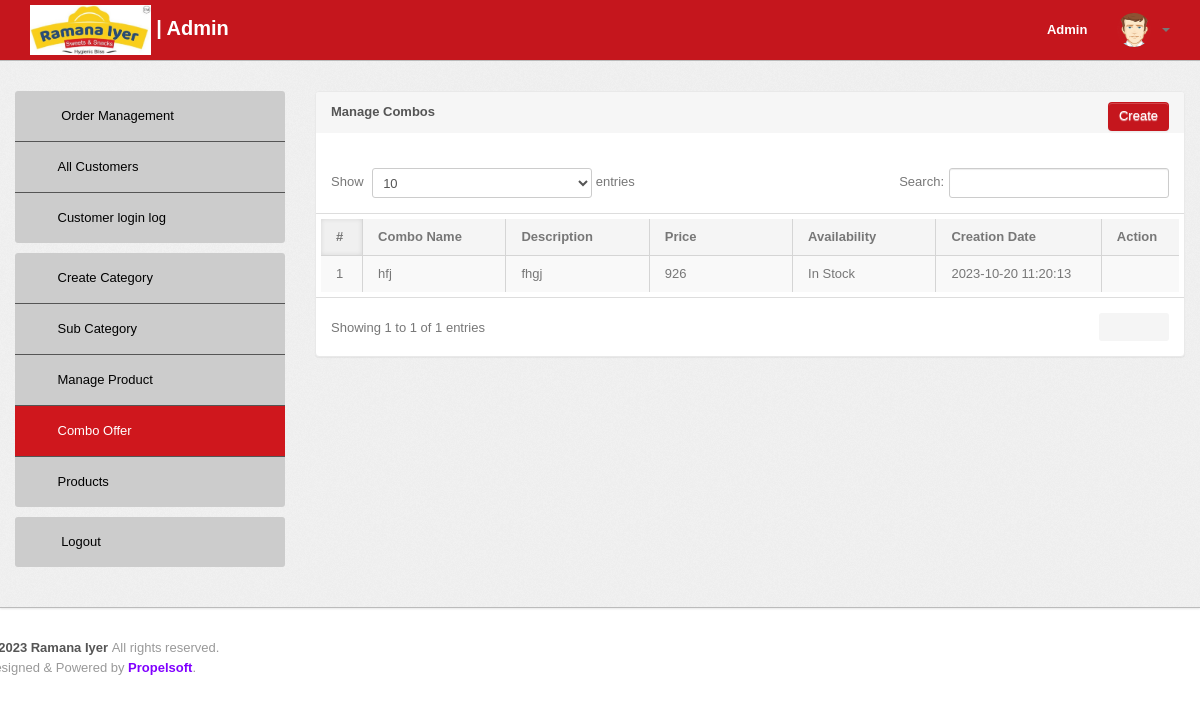
Screenshot of /admin/manage-combos.php (signed in) with the database file from the repository.
### tables this page shows
CREATE TABLE `combo` (
  `id` int(11) NOT NULL,
  `comboName` varchar(255) DEFAULT NULL,
  `comboPrice` int(11) DEFAULT NULL,
  `comboPriceBeforeDiscount` int(11) DEFAULT NULL,
  `comboDescription` longtext DEFAULT NULL,
  `comboImage1` varchar(255) DEFAULT NULL,
  `comboImage2` varchar(255) DEFAULT NULL,
  `comboImage3` varchar(255) DEFAULT NULL,
  `shippingCharge` int(11) DEFAULT NULL,
  `comboAvailability` varchar(255) DEFAULT NULL,
  `postingDate` timestamp NULL DEFAULT current_timestamp(),
  `updationDate` varchar(255) DEFAULT NULL,
  `comboRating` int(1) DEFAULT 1
);

### admin/manage-combos.php (the view, shortened to what this page needs)
<?php
include('include/config.php');
if (strlen($_SESSION['alogin']) == 0) {
    header('location:index.php');
} else {
    ?>
    <!DOCTYPE html>
    <html lang="en">
    <head>
        <link type="text/css" href="bootstrap/css/bootstrap.min.css" rel="stylesheet">
        <link type="text/css" href="bootstrap/css/bootstrap-responsive.min.css" rel="stylesheet">
        <link type="text/css" href="css/theme.css" rel="stylesheet">
        <link type="text/css" href="images/icons/css/font-awesome.css" rel="stylesheet">
        <link type="text/css" href='css/opensans.css' rel='stylesheet'>
        <link rel="stylesheet" href="css/sweetalert2.min.css">
    </head>
    <body>
        <?php include('include/header.php'); ?>
        <div class="wrapper">
            <div class="container">
                <div class="row">
                    <?php
                    include('include/sidebar.php'); ?>
                    <div class="span9">
                        <div class="content">
                            <div class="module">
                                <div class="module-head">
                                    <b>Manage Combos</b>
                                    <span style="float: right">
                                        <div class="controls">
                                            <a href="insert-combo.php" class="btn btn-ri">Create</a>
                                        </div>
                                    </span>
                                </div>
                                <div class="module-body table">
                                    <br />
                                    <table cellpadding="0" cellspacing="0" border="0"
                                        class="datatable-1 table table-bordered table-striped	 display"
                                        style="width:100%;padding:5px;">
                                        <thead>
                                            <tr>
                                                <th>#</th>
                                                <th>Combo Name</th>
                                                <th>Description </th>
                                                <th>Price</th>
                                                <th>Availability</th>
                                                <th>Creation Date</th>
                                                <th>Action</th>
                                            </tr>
                                        </thead>
                                        <tbody>
                                            <?php $query = mysqli_query($con, "select * from combo");
                                            $cnt = 1;
                                            while ($row = mysqli_fetch_array($query)) {
                                                ?>
                                                <tr>
                                                    <td>
                                                        <?php echo htmlentities($cnt); ?>
                                                    </td>
                                                    <td class="wrap_td_100">
                                                        <?php echo htmlentities($row['comboName']); ?>
                                                    </td>
                                                    <td class="wrap_td_100">
                                                        <?php echo htmlentities($row['comboDescription']); ?>
                                                    </td>
                                                    <td class="wrap_td_100">
                                                        <?php echo htmlentities($row['comboPrice']); ?>
                                                    </td>
                                                    <td class="wrap_td_100">
                                                        <?php echo htmlentities($row['comboAvailability']); ?>
                                                    </td>
                                                    <td class="wrap_td_100">
                                                        <?php echo htmlentities($row['postingDate']); ?>
                                                    </td>
                                                    <td>
                                                        <a href="edit-combo.php?id=<?php echo $row['id'] ?>"><i
                                                                class="icon-edit"></i></a>
                                                        <a onClick="delPopup('<?php echo $row['id'] ?>')"><i
                                                                class="icon-remove-sign"></i></a>
                                                    </td>
                                                </tr>
                                                <?php $cnt = $cnt + 1;
                                            } ?>
                                    </table>
                                </div>
                            </div>
                        </div>
                    </div>
                </div>
            </div>
        </div>
        <?php include('include/footer.php'); ?>
    </body>
<?php } ?>

### rows the page displays
combo: comboName "hfj", comboDescription "fhgj", comboPrice "926", comboAvailability "In Stock", postingDate "2023-10-20 11:20:13"
